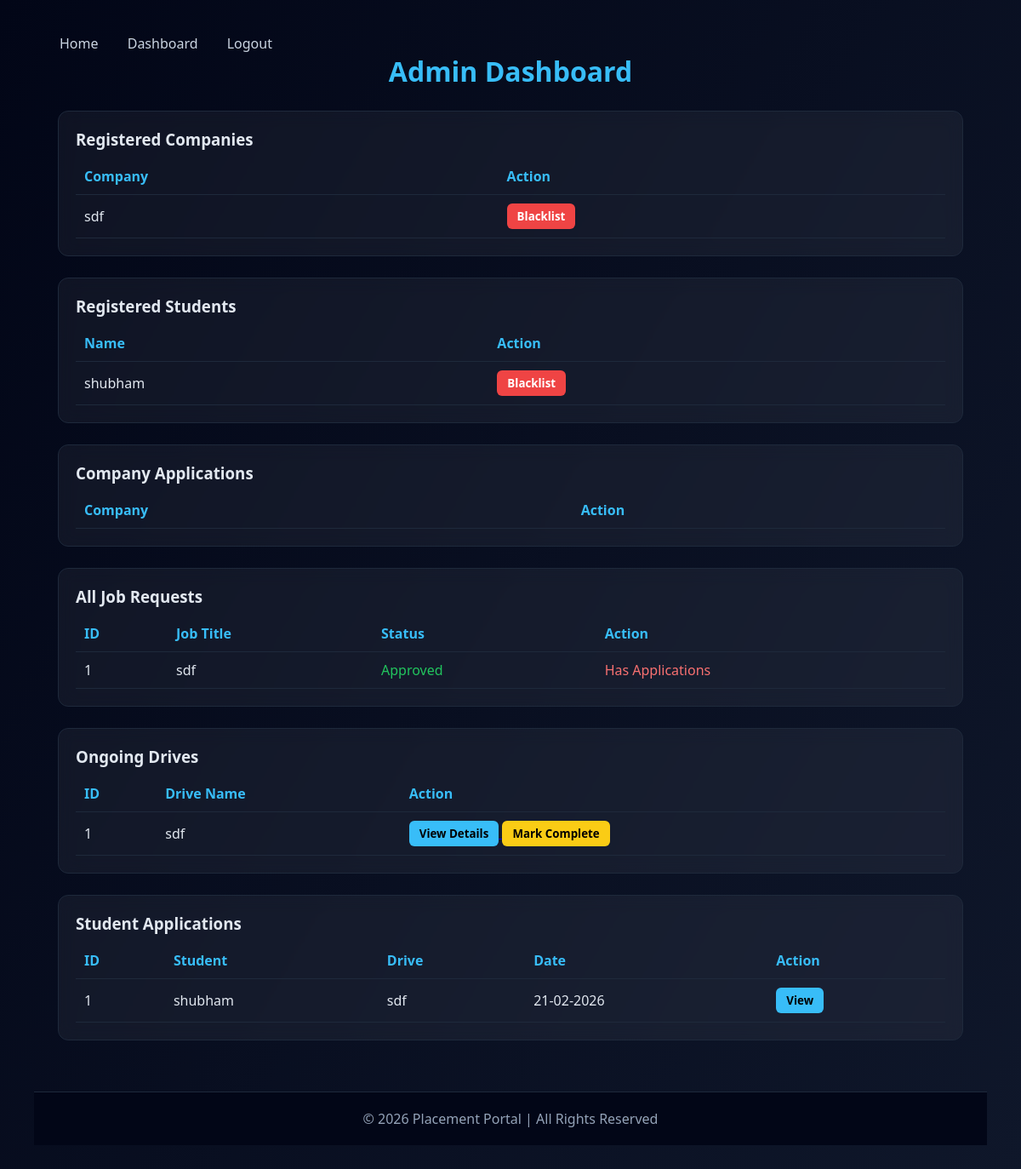
/admin_dashboard (signed in), run on the app's committed database.
### app.py (models this page shows)
class User(db.Model):
    __tablename__ = "users"
    id = db.Column(db.Integer, primary_key=True)
    name = db.Column(db.String(100), nullable=False)
    email = db.Column(db.String(120), unique=True, nullable=False)
    password = db.Column(db.String(200), nullable=False)
    role = db.Column(db.String(20), nullable=False)  # admin / student / company
    is_approved = db.Column(db.Boolean, default=False)
    created_at = db.Column(db.DateTime, default=datetime.utcnow)
    student_profile = db.relationship(
        "StudentProfile",
        back_populates="user",
        uselist=False,
        cascade="all, delete"
    )
    company_profile = db.relationship(
        "CompanyProfile",
        back_populates="user",
        uselist=False,
        cascade="all, delete"
    )

class CompanyProfile(db.Model):
    __tablename__ = "company_profiles"
    id = db.Column(db.Integer, primary_key=True)
    user_id = db.Column(
        db.Integer,
        db.ForeignKey("users.id"),
        nullable=False,
        unique=True
    )
    company_name = db.Column(db.String(150))
    industry = db.Column(db.String(100))
    website = db.Column(db.String(150))
    description = db.Column(db.Text)
    location = db.Column(db.String(100))
    company_size = db.Column(db.String(50))
    user = db.relationship("User", back_populates="company_profile")
    jobs = db.relationship(
        "Job",
        back_populates="company",
        cascade="all, delete"
    )

class Job(db.Model):
    __tablename__ = "jobs"
    id = db.Column(db.Integer, primary_key=True)
    company_id = db.Column(
        db.Integer,
        db.ForeignKey("company_profiles.id"),
        nullable=False
    )
    title = db.Column(db.String(150))
    skills = db.Column(db.String(200))
    salary = db.Column(db.String(50))
    is_approved = db.Column(db.Boolean, default=False)
    is_closed = db.Column(db.Boolean, default=False)
    company = db.relationship("CompanyProfile", back_populates="jobs")
    applications = db.relationship(
        "Application",
        back_populates="job",
        cascade="all, delete"
    )

class Application(db.Model):
    __tablename__ = "applications"
    id = db.Column(db.Integer, primary_key=True)
    job_id = db.Column(
        db.Integer,
        db.ForeignKey("jobs.id"),
        nullable=False
    )
    student_id = db.Column(
        db.Integer,
        db.ForeignKey("student_profiles.id"),
        nullable=False
    )
    status = db.Column(db.String(50), default="Applied")
    applied_at = db.Column(db.DateTime, default=datetime.utcnow)
    job = db.relationship("Job", back_populates="applications")
    student = db.relationship("StudentProfile", back_populates="applications")

### app.py (the view)
@app.route("/admin_dashboard")
def admin_dashboard():
    companies = User.query.filter_by(
        role="company",
        is_approved=True
    ).all()
    students = User.query.filter_by(
        role="student"
    ).all()
    pending_companies = User.query.filter_by(
        role="company",
        is_approved=False
    ).all()
    jobs = Job.query.all()
    ongoing_jobs = Job.query.filter_by(
        is_approved=True,
        is_closed=False
    ).all()
    applications = Application.query.all()
    return render_template(
        "admin_dashboard.html",
        companies=companies,
        students=students,
        pending_companies=pending_companies,
        jobs=jobs,                  # used for approve/disapprove section
        ongoing_jobs=ongoing_jobs,  # used for ongoing drives section
        applications=applications
    )

### templates/admin_dashboard.html (shortened to what this page needs)
{% extends 'base.html' %}
{% block content %}
</head>
<body>
    <div class="container">
        <h1>Admin Dashboard</h1>
        <div class="card">
            <h3>Registered Companies</h3>
            <table>
                <tr>
                    <th>Company</th>
                    <th>Action</th>
                </tr>
                {% for c in companies %}
                <tr>
                    <td>{{ c.company_profile.company_name }}</td>
                    <td>
                        <a href="/blacklist/{{ c.id }}">
                            <button class="reject">Blacklist</button>
                        </a>
                    </td>
                </tr>
                {% endfor %}
            </table>
        </div>
        <div class="card">
            <h3>Registered Students</h3>
            <table>
                <tr>
                    <th>Name</th>
                    <th>Action</th>
                </tr>
                {% for s in students %}
                <tr>
                    <td>{{ s.name }}</td>
                    <td>
                        <a href="/blacklist/{{ s.id }}">
                            <button class="reject">Blacklist</button>
                        </a>
                    </td>
                </tr>
                {% endfor %}
            </table>
        </div>
        <div class="card">
            <h3>Company Applications</h3>
            <table>
                <tr>
                    <th>Company</th>
                    <th>Action</th>
                </tr>
            </table>
        </div>
        <div class="card">
            <h3>All Job Requests</h3>
            <table>
                <tr>
                    <th>ID</th>
                    <th>Job Title</th>
                    <th>Status</th>
                    <th>Action</th>
                </tr>
                {% for j in jobs %}
                <tr>
                    <td>{{ j.id }}</td>
                    <td>{{ j.title }}</td>
                    <td>
                        {% if j.is_approved %}
                        <span style="color:#22c55e;">Approved</span>
                        {% else %}
                        <span style="color:#facc15;">Pending</span>
                        {% endif %}
                    </td>
                    <td>
                        {% if j.is_approved %}
                        {% if j.applications|length == 0 %}
                        <a href="/disapprove-job/{{ j.id }}">
                            <button class="reject">Disapprove</button>
                        </a>
                        {% else %}
                        <span style="color:#f87171;">Has Applications</span>
                        {% endif %}
                        {% else %}
                        <a href="/approve-job/{{ j.id }}">
                            <button class="approve">Approve</button>
                        </a>
                        {% endif %}
                    </td>
                </tr>
                {% endfor %}
            </table>
        </div>
        <div class="card">
            <h3>Ongoing Drives</h3>
            <table>
                <tr>
                    <th>ID</th>
                    <th>Drive Name</th>
                    <th>Action</th>
                </tr>
                {% for j in jobs %}
                <tr>
                    <td>{{ j.id }}</td>
                    <td>{{ j.title }}</td>
                    <td>
                        <a href="/job/{{ j.id }}">
                            <button class="view">View Details</button>
                        </a>
                        <a href="/complete-job/{{ j.id }}">
                            <button class="complete">Mark Complete</button>
                        </a>
                    </td>
                </tr>
                {% endfor %}
            </table>
        </div>
        <div class="card">
            <h3>Student Applications</h3>
            <table>
                <tr>
                    <th>ID</th>
                    <th>Student</th>
                    <th>Drive</th>
                    <th>Date</th>
                    <th>Action</th>
                </tr>
                {% for a in applications %}
                <tr>
                    <td>{{ a.id }}</td>
                    <td>{{ a.student.user.name }}</td>
                    <td>{{ a.job.title }}</td>
                    <td>{{ a.applied_at.strftime("%d-%m-%Y") }}</td>
                    <td>
                        <a href="/application/{{ a.id }}">
                            <button class="view">View</button>
                        </a>
                    </td>
                </tr>
                {% endfor %}
            </table>
        </div>
    </div>
    {% endblock %}

### templates/base.html (style rules this page uses)
* { margin: 0; padding: 0; box-sizing: border-box; font-family: "Segoe UI", Arial, sans-serif; }
body { background: #0f172a; color: #e2e8f0; }
.container { width: 85%; margin: auto; }

### templates/admin_dashboard.html (style rules this page uses)
* { box-sizing: border-box; font-family: "Segoe UI", Arial; }
body { margin: 0; background: linear-gradient(120deg, #020617, #0f172a); color: #e2e8f0; padding: 40px; }
.container { width: 95%; margin: auto; }
h1 { text-align: center; color: #38bdf8; }
.card { background: rgba(255, 255, 255, 0.05); border: 1px solid #1e293b; border-radius: 12px; padding: 20px; margin-top: 25px; backdrop-filter: blur(10px); }
table { width: 100%; border-collapse: collapse; margin-top: 10px; }
th, td { padding: 10px; border-bottom: 1px solid #1e293b; }
th { color: #38bdf8; text-align: left; }
button { padding: 6px 12px; border: none; border-radius: 6px; cursor: pointer; font-weight: bold; }
.reject { background: #ef4444; color: white; }
.view { background: #38bdf8; color: black; }
.complete { background: #facc15; color: black; }

### data on the page
User: company_profile.company_name "sdf"
User: name "shubham"
Job: id "1", title "sdf", is_approved "Approved"
Application: id "1", student.user.name "shubham", job "sdf", applied_at "21-02-2026"
